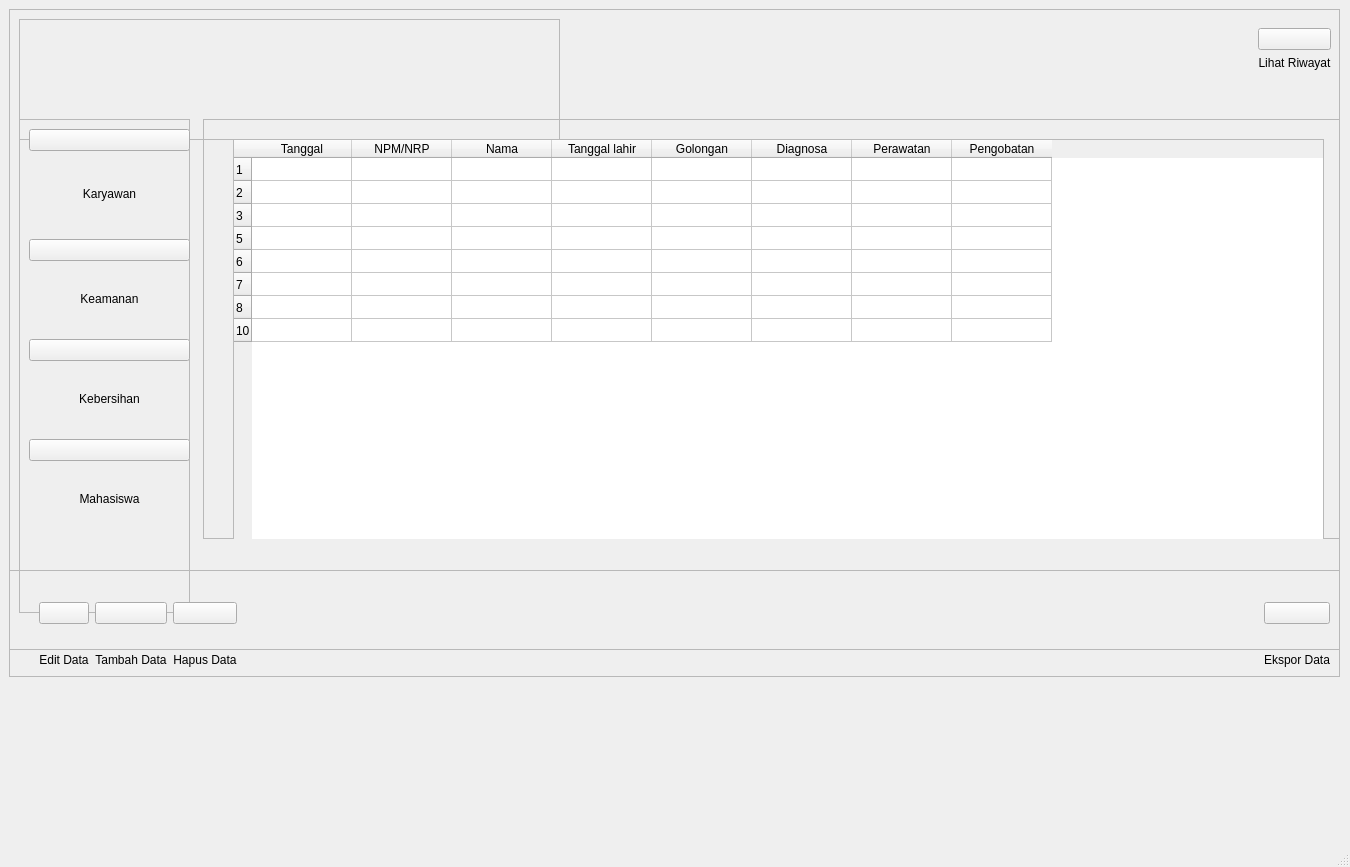
<?xml version="1.0" encoding="UTF-8"?>
<ui version="4.0">
 <class>MainWindow</class>
 <widget class="QMainWindow" name="MainWindow">
  <property name="geometry">
   <rect>
    <x>0</x>
    <y>0</y>
    <width>1350</width>
    <height>867</height>
   </rect>
  </property>
  <property name="windowTitle">
   <string>MainWindow</string>
  </property>
  <widget class="QWidget" name="centralwidget">
   <widget class="QFrame" name="frame">
    <property name="geometry">
     <rect>
      <x>9</x>
      <y>9</y>
      <width>1331</width>
      <height>641</height>
     </rect>
    </property>
    <property name="frameShape">
     <enum>QFrame::StyledPanel</enum>
    </property>
    <property name="frameShadow">
     <enum>QFrame::Raised</enum>
    </property>
    <widget class="QFrame" name="frame_5">
     <property name="geometry">
      <rect>
       <x>194</x>
       <y>110</y>
       <width>1141</width>
       <height>420</height>
      </rect>
     </property>
     <property name="frameShape">
      <enum>QFrame::StyledPanel</enum>
     </property>
     <property name="frameShadow">
      <enum>QFrame::Raised</enum>
     </property>
     <widget class="QTableWidget" name="tableWidget">
      <property name="geometry">
       <rect>
        <x>30</x>
        <y>20</y>
        <width>1091</width>
        <height>401</height>
       </rect>
      </property>
      <property name="frameShadow">
       <enum>QFrame::Raised</enum>
      </property>
      <attribute name="horizontalHeaderVisible">
       <bool>true</bool>
      </attribute>
      <attribute name="horizontalHeaderCascadingSectionResizes">
       <bool>false</bool>
      </attribute>
      <attribute name="horizontalHeaderHighlightSections">
       <bool>true</bool>
      </attribute>
      <attribute name="horizontalHeaderShowSortIndicator" stdset="0">
       <bool>false</bool>
      </attribute>
      <attribute name="horizontalHeaderStretchLastSection">
       <bool>false</bool>
      </attribute>
      <attribute name="verticalHeaderVisible">
       <bool>true</bool>
      </attribute>
      <attribute name="verticalHeaderCascadingSectionResizes">
       <bool>false</bool>
      </attribute>
      <attribute name="verticalHeaderDefaultSectionSize">
       <number>23</number>
      </attribute>
      <attribute name="verticalHeaderHighlightSections">
       <bool>true</bool>
      </attribute>
      <row>
       <property name="text">
        <string>1</string>
       </property>
      </row>
      <row>
       <property name="text">
        <string>2</string>
       </property>
      </row>
      <row>
       <property name="text">
        <string>3</string>
       </property>
      </row>
      <row>
       <property name="text">
        <string>5</string>
       </property>
      </row>
      <row>
       <property name="text">
        <string>6</string>
       </property>
      </row>
      <row>
       <property name="text">
        <string>7</string>
       </property>
      </row>
      <row>
       <property name="text">
        <string>8</string>
       </property>
      </row>
      <row>
       <property name="text">
        <string>10</string>
       </property>
      </row>
      <column>
       <property name="text">
        <string>Tanggal</string>
       </property>
      </column>
      <column>
       <property name="text">
        <string>NPM/NRP</string>
       </property>
      </column>
      <column>
       <property name="text">
        <string>Nama</string>
       </property>
      </column>
      <column>
       <property name="text">
        <string>Tanggal lahir</string>
       </property>
      </column>
      <column>
       <property name="text">
        <string>Golongan</string>
       </property>
      </column>
      <column>
       <property name="text">
        <string>Diagnosa</string>
       </property>
      </column>
      <column>
       <property name="text">
        <string>Perawatan</string>
       </property>
      </column>
      <column>
       <property name="text">
        <string>Pengobatan</string>
       </property>
      </column>
     </widget>
    </widget>
    <widget class="QFrame" name="frame_3">
     <property name="geometry">
      <rect>
       <x>570</x>
       <y>10</y>
       <width>761</width>
       <height>115</height>
      </rect>
     </property>
     <property name="frameShape">
      <enum>QFrame::NoFrame</enum>
     </property>
     <property name="frameShadow">
      <enum>QFrame::Plain</enum>
     </property>
     <layout class="QGridLayout" name="gridLayout_2">
      <item row="0" column="0">
       <spacer name="horizontalSpacer_3">
        <property name="orientation">
         <enum>Qt::Horizontal</enum>
        </property>
        <property name="sizeHint" stdset="0">
         <size>
          <width>40</width>
          <height>20</height>
         </size>
        </property>
       </spacer>
      </item>
      <item row="2" column="1">
       <spacer name="verticalSpacer_2">
        <property name="orientation">
         <enum>Qt::Vertical</enum>
        </property>
        <property name="sizeHint" stdset="0">
         <size>
          <width>17</width>
          <height>9</height>
         </size>
        </property>
       </spacer>
      </item>
      <item row="1" column="1">
       <widget class="QLabel" name="label_11">
        <property name="text">
         <string>Lihat Riwayat</string>
        </property>
        <property name="alignment">
         <set>Qt::AlignCenter</set>
        </property>
       </widget>
      </item>
      <item row="0" column="1">
       <widget class="QPushButton" name="pushButton_7">
        <property name="text">
         <string/>
        </property>
        <property name="icon">
         <iconset resource="img_rsc.qrc">
          <normaloff>:/images/img/riwayat.png</normaloff>:/images/img/riwayat.png</iconset>
        </property>
        <property name="iconSize">
         <size>
          <width>60</width>
          <height>55</height>
         </size>
        </property>
       </widget>
      </item>
     </layout>
    </widget>
    <widget class="QFrame" name="frame_6">
     <property name="geometry">
      <rect>
       <x>10</x>
       <y>10</y>
       <width>541</width>
       <height>121</height>
      </rect>
     </property>
     <property name="frameShape">
      <enum>QFrame::StyledPanel</enum>
     </property>
     <property name="frameShadow">
      <enum>QFrame::Raised</enum>
     </property>
     <layout class="QGridLayout" name="gridLayout_4">
      <item row="0" column="0">
       <layout class="QHBoxLayout" name="horizontalLayout">
        <item>
         <widget class="QLabel" name="label_9">
          <property name="text">
           <string/>
          </property>
          <property name="pixmap">
           <pixmap resource="img_rsc.qrc">:/images/img/upn logo.png</pixmap>
          </property>
         </widget>
        </item>
        <item>
         <widget class="QLabel" name="label_10">
          <property name="text">
           <string/>
          </property>
          <property name="pixmap">
           <pixmap resource="img_rsc.qrc">:/images/img/poli gigi logo.png</pixmap>
          </property>
         </widget>
        </item>
       </layout>
      </item>
      <item row="1" column="0">
       <spacer name="verticalSpacer">
        <property name="orientation">
         <enum>Qt::Vertical</enum>
        </property>
        <property name="sizeHint" stdset="0">
         <size>
          <width>17</width>
          <height>17</height>
         </size>
        </property>
       </spacer>
      </item>
      <item row="0" column="1">
       <spacer name="horizontalSpacer_2">
        <property name="orientation">
         <enum>Qt::Horizontal</enum>
        </property>
        <property name="sizeHint" stdset="0">
         <size>
          <width>40</width>
          <height>20</height>
         </size>
        </property>
       </spacer>
      </item>
     </layout>
    </widget>
    <widget class="QFrame" name="frame_2">
     <property name="geometry">
      <rect>
       <x>10</x>
       <y>110</y>
       <width>171</width>
       <height>494</height>
      </rect>
     </property>
     <property name="frameShape">
      <enum>QFrame::StyledPanel</enum>
     </property>
     <property name="frameShadow">
      <enum>QFrame::Raised</enum>
     </property>
     <widget class="QWidget" name="">
      <property name="geometry">
       <rect>
        <x>10</x>
        <y>10</y>
        <width>161</width>
        <height>101</height>
       </rect>
      </property>
      <layout class="QVBoxLayout" name="verticalLayout_7">
       <item>
        <widget class="QPushButton" name="pushButton">
         <property name="text">
          <string/>
         </property>
         <property name="icon">
          <iconset resource="img_rsc.qrc">
           <normaloff>:/images/img/karyawan.png</normaloff>:/images/img/karyawan.png</iconset>
         </property>
         <property name="iconSize">
          <size>
           <width>85</width>
           <height>85</height>
          </size>
         </property>
        </widget>
       </item>
       <item>
        <widget class="QLabel" name="label_5">
         <property name="text">
          <string>Karyawan</string>
         </property>
         <property name="alignment">
          <set>Qt::AlignCenter</set>
         </property>
        </widget>
       </item>
      </layout>
     </widget>
     <widget class="QWidget" name="">
      <property name="geometry">
       <rect>
        <x>10</x>
        <y>120</y>
        <width>161</width>
        <height>91</height>
       </rect>
      </property>
      <layout class="QVBoxLayout" name="verticalLayout_6">
       <item>
        <widget class="QPushButton" name="pushButton_2">
         <property name="text">
          <string/>
         </property>
         <property name="icon">
          <iconset resource="img_rsc.qrc">
           <normaloff>:/images/img/satpam.png</normaloff>:/images/img/satpam.png</iconset>
         </property>
         <property name="iconSize">
          <size>
           <width>85</width>
           <height>85</height>
          </size>
         </property>
        </widget>
       </item>
       <item>
        <widget class="QLabel" name="label_6">
         <property name="text">
          <string>Keamanan</string>
         </property>
         <property name="alignment">
          <set>Qt::AlignCenter</set>
         </property>
        </widget>
       </item>
      </layout>
     </widget>
     <widget class="QWidget" name="">
      <property name="geometry">
       <rect>
        <x>10</x>
        <y>220</y>
        <width>161</width>
        <height>91</height>
       </rect>
      </property>
      <layout class="QVBoxLayout" name="verticalLayout_5">
       <item>
        <widget class="QPushButton" name="pushButton_3">
         <property name="text">
          <string/>
         </property>
         <property name="icon">
          <iconset resource="img_rsc.qrc">
           <normaloff>:/images/img/cs.png</normaloff>:/images/img/cs.png</iconset>
         </property>
         <property name="iconSize">
          <size>
           <width>85</width>
           <height>85</height>
          </size>
         </property>
        </widget>
       </item>
       <item>
        <widget class="QLabel" name="label_7">
         <property name="text">
          <string>Kebersihan</string>
         </property>
         <property name="alignment">
          <set>Qt::AlignCenter</set>
         </property>
        </widget>
       </item>
      </layout>
     </widget>
     <widget class="QWidget" name="">
      <property name="geometry">
       <rect>
        <x>10</x>
        <y>320</y>
        <width>161</width>
        <height>91</height>
       </rect>
      </property>
      <layout class="QVBoxLayout" name="verticalLayout_8">
       <item>
        <widget class="QPushButton" name="pushButton_4">
         <property name="text">
          <string/>
         </property>
         <property name="icon">
          <iconset resource="img_rsc.qrc">
           <normaloff>:/images/img/mahasiswa.png</normaloff>:/images/img/mahasiswa.png</iconset>
         </property>
         <property name="iconSize">
          <size>
           <width>85</width>
           <height>85</height>
          </size>
         </property>
        </widget>
       </item>
       <item>
        <widget class="QLabel" name="label_8">
         <property name="text">
          <string>Mahasiswa</string>
         </property>
         <property name="alignment">
          <set>Qt::AlignCenter</set>
         </property>
        </widget>
       </item>
      </layout>
     </widget>
    </widget>
   </widget>
   <widget class="QFrame" name="frame_4">
    <property name="geometry">
     <rect>
      <x>9</x>
      <y>570</y>
      <width>1331</width>
      <height>107</height>
     </rect>
    </property>
    <property name="frameShape">
     <enum>QFrame::StyledPanel</enum>
    </property>
    <property name="frameShadow">
     <enum>QFrame::Raised</enum>
    </property>
    <layout class="QGridLayout" name="gridLayout">
     <item row="0" column="0">
      <spacer name="verticalSpacer_3">
       <property name="orientation">
        <enum>Qt::Vertical</enum>
       </property>
       <property name="sizeHint" stdset="0">
        <size>
         <width>20</width>
         <height>65</height>
        </size>
       </property>
      </spacer>
     </item>
     <item row="0" column="1">
      <widget class="QPushButton" name="pushButton_6">
       <property name="text">
        <string/>
       </property>
       <property name="icon">
        <iconset resource="img_rsc.qrc">
         <normaloff>:/images/img/edit.png</normaloff>:/images/img/edit.png</iconset>
       </property>
       <property name="iconSize">
        <size>
         <width>60</width>
         <height>60</height>
        </size>
       </property>
      </widget>
     </item>
     <item row="0" column="2">
      <widget class="QPushButton" name="pushButton_5">
       <property name="text">
        <string/>
       </property>
       <property name="icon">
        <iconset resource="img_rsc.qrc">
         <normaloff>:/images/img/data_baru.png</normaloff>:/images/img/data_baru.png</iconset>
       </property>
       <property name="iconSize">
        <size>
         <width>60</width>
         <height>60</height>
        </size>
       </property>
      </widget>
     </item>
     <item row="0" column="3">
      <widget class="QPushButton" name="pushButton_8">
       <property name="text">
        <string/>
       </property>
       <property name="icon">
        <iconset resource="img_rsc.qrc">
         <normaloff>:/images/img/hapus_data.png</normaloff>:/images/img/hapus_data.png</iconset>
       </property>
       <property name="iconSize">
        <size>
         <width>60</width>
         <height>60</height>
        </size>
       </property>
      </widget>
     </item>
     <item row="0" column="4">
      <spacer name="horizontalSpacer_4">
       <property name="orientation">
        <enum>Qt::Horizontal</enum>
       </property>
       <property name="sizeHint" stdset="0">
        <size>
         <width>690</width>
         <height>20</height>
        </size>
       </property>
      </spacer>
     </item>
     <item row="0" column="5">
      <widget class="QPushButton" name="export_2">
       <property name="text">
        <string/>
       </property>
       <property name="icon">
        <iconset resource="img_rsc.qrc">
         <normaloff>:/images/img/export.png</normaloff>:/images/img/export.png</iconset>
       </property>
       <property name="iconSize">
        <size>
         <width>60</width>
         <height>60</height>
        </size>
       </property>
       <property name="autoRepeat">
        <bool>false</bool>
       </property>
       <property name="autoExclusive">
        <bool>false</bool>
       </property>
      </widget>
     </item>
     <item row="1" column="1">
      <widget class="QLabel" name="label_2">
       <property name="text">
        <string>Edit Data</string>
       </property>
       <property name="alignment">
        <set>Qt::AlignCenter</set>
       </property>
      </widget>
     </item>
     <item row="1" column="2">
      <widget class="QLabel" name="label_3">
       <property name="text">
        <string>Tambah Data</string>
       </property>
       <property name="alignment">
        <set>Qt::AlignCenter</set>
       </property>
      </widget>
     </item>
     <item row="1" column="3">
      <widget class="QLabel" name="label_12">
       <property name="text">
        <string>Hapus Data</string>
       </property>
       <property name="alignment">
        <set>Qt::AlignCenter</set>
       </property>
      </widget>
     </item>
     <item row="1" column="5">
      <widget class="QLabel" name="label_4">
       <property name="text">
        <string>Ekspor Data</string>
       </property>
       <property name="alignment">
        <set>Qt::AlignCenter</set>
       </property>
      </widget>
     </item>
    </layout>
   </widget>
  </widget>
  <widget class="QMenuBar" name="menubar">
   <property name="geometry">
    <rect>
     <x>0</x>
     <y>0</y>
     <width>1350</width>
     <height>21</height>
    </rect>
   </property>
  </widget>
  <widget class="QStatusBar" name="statusbar"/>
 </widget>
 <resources>
  <include location="img_rsc.qrc"/>
 </resources>
 <connections/>
</ui>
